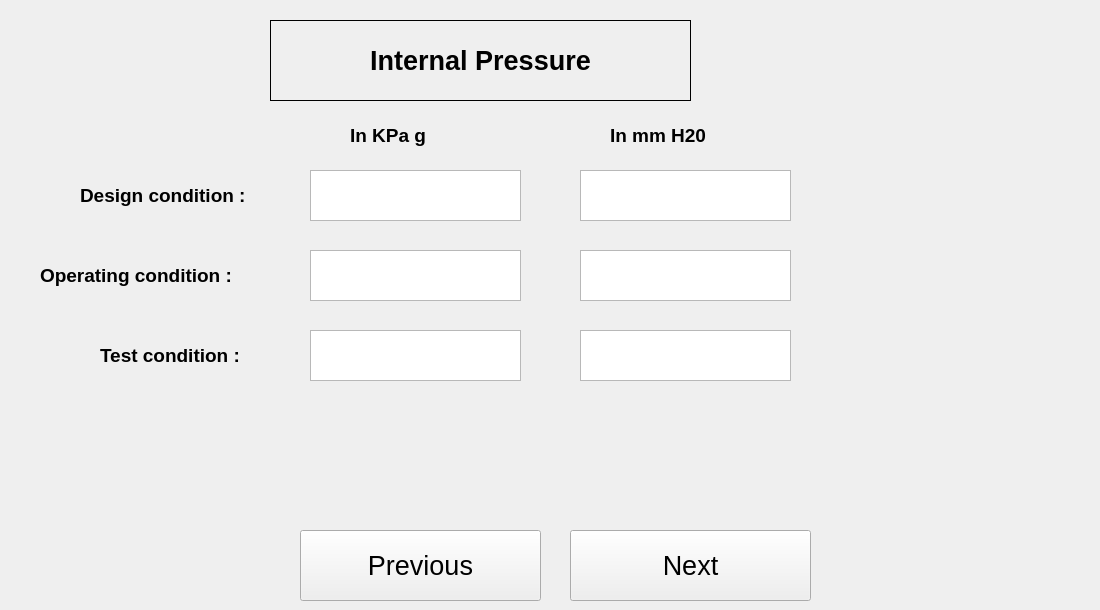
  <widget class="QWidget" name="InternalPressure">
   <widget class="QLabel" name="unit_18">
    <property name="geometry">
     <rect>
      <x>350</x>
      <y>110</y>
      <width>231</width>
      <height>51</height>
     </rect>
    </property>
    <property name="font">
     <font>
      <pointsize>14</pointsize>
      <weight>75</weight>
      <bold>true</bold>
     </font>
    </property>
    <property name="text">
     <string>In KPa g</string>
    </property>
   </widget>
   <widget class="QTextEdit" name="IPDesignconditionmmH2O">
    <property name="geometry">
     <rect>
      <x>580</x>
      <y>170</y>
      <width>211</width>
      <height>51</height>
     </rect>
    </property>
   </widget>
   <widget class="QLabel" name="heading_4">
    <property name="geometry">
     <rect>
      <x>270</x>
      <y>20</y>
      <width>421</width>
      <height>81</height>
     </rect>
    </property>
    <property name="font">
     <font>
      <pointsize>20</pointsize>
      <weight>75</weight>
      <bold>true</bold>
     </font>
    </property>
    <property name="layoutDirection">
     <enum>Qt::LeftToRight</enum>
    </property>
    <property name="autoFillBackground">
     <bool>true</bool>
    </property>
    <property name="frameShape">
     <enum>QFrame::Box</enum>
    </property>
    <property name="text">
     <string>Internal Pressure</string>
    </property>
    <property name="alignment">
     <set>Qt::AlignCenter</set>
    </property>
   </widget>
   <widget class="QLabel" name="unit_19">
    <property name="geometry">
     <rect>
      <x>610</x>
      <y>110</y>
      <width>231</width>
      <height>51</height>
     </rect>
    </property>
    <property name="font">
     <font>
      <pointsize>14</pointsize>
      <weight>75</weight>
      <bold>true</bold>
     </font>
    </property>
    <property name="text">
     <string>In mm H20</string>
    </property>
   </widget>
   <widget class="QLabel" name="IPDesigncondition">
    <property name="geometry">
     <rect>
      <x>80</x>
      <y>170</y>
      <width>231</width>
      <height>51</height>
     </rect>
    </property>
    <property name="font">
     <font>
      <pointsize>14</pointsize>
      <weight>75</weight>
      <bold>true</bold>
     </font>
    </property>
    <property name="text">
     <string>Design condition :</string>
    </property>
   </widget>
   <widget class="QTextEdit" name="IPDesignconditionKpag">
    <property name="geometry">
     <rect>
      <x>310</x>
      <y>170</y>
      <width>211</width>
      <height>51</height>
     </rect>
    </property>
   </widget>
   <widget class="QTextEdit" name="IPOperatingconditionKpag">
    <property name="geometry">
     <rect>
      <x>310</x>
      <y>250</y>
      <width>211</width>
      <height>51</height>
     </rect>
    </property>
   </widget>
   <widget class="QLabel" name="IPOperatingcondition">
    <property name="geometry">
     <rect>
      <x>40</x>
      <y>250</y>
      <width>251</width>
      <height>51</height>
     </rect>
    </property>
    <property name="font">
     <font>
      <pointsize>14</pointsize>
      <weight>75</weight>
      <bold>true</bold>
     </font>
    </property>
    <property name="text">
     <string>Operating condition :</string>
    </property>
   </widget>
   <widget class="QTextEdit" name="IPOperatingconditionmmH2O">
    <property name="geometry">
     <rect>
      <x>580</x>
      <y>250</y>
      <width>211</width>
      <height>51</height>
     </rect>
    </property>
   </widget>
   <widget class="QTextEdit" name="IPTestcondtionKpag">
    <property name="geometry">
     <rect>
      <x>310</x>
      <y>330</y>
      <width>211</width>
      <height>51</height>
     </rect>
    </property>
   </widget>
   <widget class="QLabel" name="IPTestcondtion">
    <property name="geometry">
     <rect>
      <x>100</x>
      <y>330</y>
      <width>231</width>
      <height>51</height>
     </rect>
    </property>
    <property name="font">
     <font>
      <pointsize>14</pointsize>
      <weight>75</weight>
      <bold>true</bold>
     </font>
    </property>
    <property name="text">
     <string>Test condition :</string>
    </property>
   </widget>
   <widget class="QTextEdit" name="IPTestcondtionmmH2O">
    <property name="geometry">
     <rect>
      <x>580</x>
      <y>330</y>
      <width>211</width>
      <height>51</height>
     </rect>
    </property>
   </widget>
   <widget class="QPushButton" name="next_4">
    <property name="geometry">
     <rect>
      <x>570</x>
      <y>530</y>
      <width>241</width>
      <height>71</height>
     </rect>
    </property>
    <property name="font">
     <font>
      <pointsize>20</pointsize>
     </font>
    </property>
    <property name="text">
     <string>Next</string>
    </property>
   </widget>
   <widget class="QPushButton" name="previous_3">
    <property name="geometry">
     <rect>
      <x>300</x>
      <y>530</y>
      <width>241</width>
      <height>71</height>
     </rect>
    </property>
    <property name="font">
     <font>
      <pointsize>20</pointsize>
     </font>
    </property>
    <property name="text">
     <string>Previous</string>
    </property>
   </widget>
   <widget class="QLabel" name="label_6">
    <property name="geometry">
     <rect>
      <x>750</x>
      <y>-40</y>
      <width>341</width>
      <height>241</height>
     </rect>
    </property>
    <property name="text">
     <string/>
    </property>
    <property name="pixmap">
     <pixmap>../download (1).png</pixmap>
    </property>
   </widget>
  </widget>
